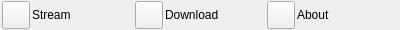
<?xml version="1.0" encoding="UTF-8"?>
<ui version="4.0">
 <class>FileViewSharedActionBarUi</class>
 <widget class="QFrame" name="FileViewSharedActionBarUi">
  <property name="geometry">
   <rect>
    <x>0</x>
    <y>0</y>
    <width>400</width>
    <height>30</height>
   </rect>
  </property>
  <property name="sizePolicy">
   <sizepolicy hsizetype="Expanding" vsizetype="Preferred">
    <horstretch>0</horstretch>
    <verstretch>0</verstretch>
   </sizepolicy>
  </property>
  <property name="minimumSize">
   <size>
    <width>0</width>
    <height>0</height>
   </size>
  </property>
  <property name="windowTitle">
   <string>Form</string>
  </property>
  <property name="styleSheet">
   <string notr="true"/>
  </property>
  <layout class="QHBoxLayout" name="horizontalLayout">
   <property name="spacing">
    <number>2</number>
   </property>
   <property name="leftMargin">
    <number>2</number>
   </property>
   <property name="topMargin">
    <number>1</number>
   </property>
   <property name="rightMargin">
    <number>2</number>
   </property>
   <property name="bottomMargin">
    <number>1</number>
   </property>
   <item>
    <widget class="VxPushButton" name="m_StreamButton">
     <property name="sizePolicy">
      <sizepolicy hsizetype="Preferred" vsizetype="Fixed">
       <horstretch>0</horstretch>
       <verstretch>0</verstretch>
      </sizepolicy>
     </property>
     <property name="minimumSize">
      <size>
       <width>28</width>
       <height>28</height>
      </size>
     </property>
     <property name="maximumSize">
      <size>
       <width>28</width>
       <height>28</height>
      </size>
     </property>
     <property name="text">
      <string notr="true"/>
     </property>
     <property name="iconSize">
      <size>
       <width>28</width>
       <height>28</height>
      </size>
     </property>
    </widget>
   </item>
   <item>
    <widget class="VxLabel" name="m_StreamLabel">
     <property name="sizePolicy">
      <sizepolicy hsizetype="Preferred" vsizetype="Preferred">
       <horstretch>0</horstretch>
       <verstretch>0</verstretch>
      </sizepolicy>
     </property>
     <property name="text">
      <string>Stream</string>
     </property>
    </widget>
   </item>
   <item>
    <widget class="VxPushButton" name="m_DownloadButton">
     <property name="minimumSize">
      <size>
       <width>28</width>
       <height>28</height>
      </size>
     </property>
     <property name="maximumSize">
      <size>
       <width>28</width>
       <height>28</height>
      </size>
     </property>
     <property name="text">
      <string notr="true"/>
     </property>
     <property name="iconSize">
      <size>
       <width>28</width>
       <height>28</height>
      </size>
     </property>
    </widget>
   </item>
   <item>
    <widget class="VxLabel" name="m_DownloadLabel">
     <property name="text">
      <string>Download</string>
     </property>
    </widget>
   </item>
   <item>
    <widget class="VxPushButton" name="m_FileAboutButton">
     <property name="minimumSize">
      <size>
       <width>28</width>
       <height>28</height>
      </size>
     </property>
     <property name="maximumSize">
      <size>
       <width>28</width>
       <height>28</height>
      </size>
     </property>
     <property name="text">
      <string notr="true"/>
     </property>
     <property name="iconSize">
      <size>
       <width>28</width>
       <height>28</height>
      </size>
     </property>
    </widget>
   </item>
   <item>
    <widget class="VxLabel" name="m_FileAboutLabel">
     <property name="text">
      <string>About</string>
     </property>
    </widget>
   </item>
  </layout>
 </widget>
 <customwidgets>
  <customwidget>
   <class>VxPushButton</class>
   <extends>QPushButton</extends>
   <header>VxPushButton.h</header>
  </customwidget>
  <customwidget>
   <class>VxLabel</class>
   <extends>QLabel</extends>
   <header>VxLabel.h</header>
  </customwidget>
 </customwidgets>
 <resources/>
 <connections/>
</ui>
